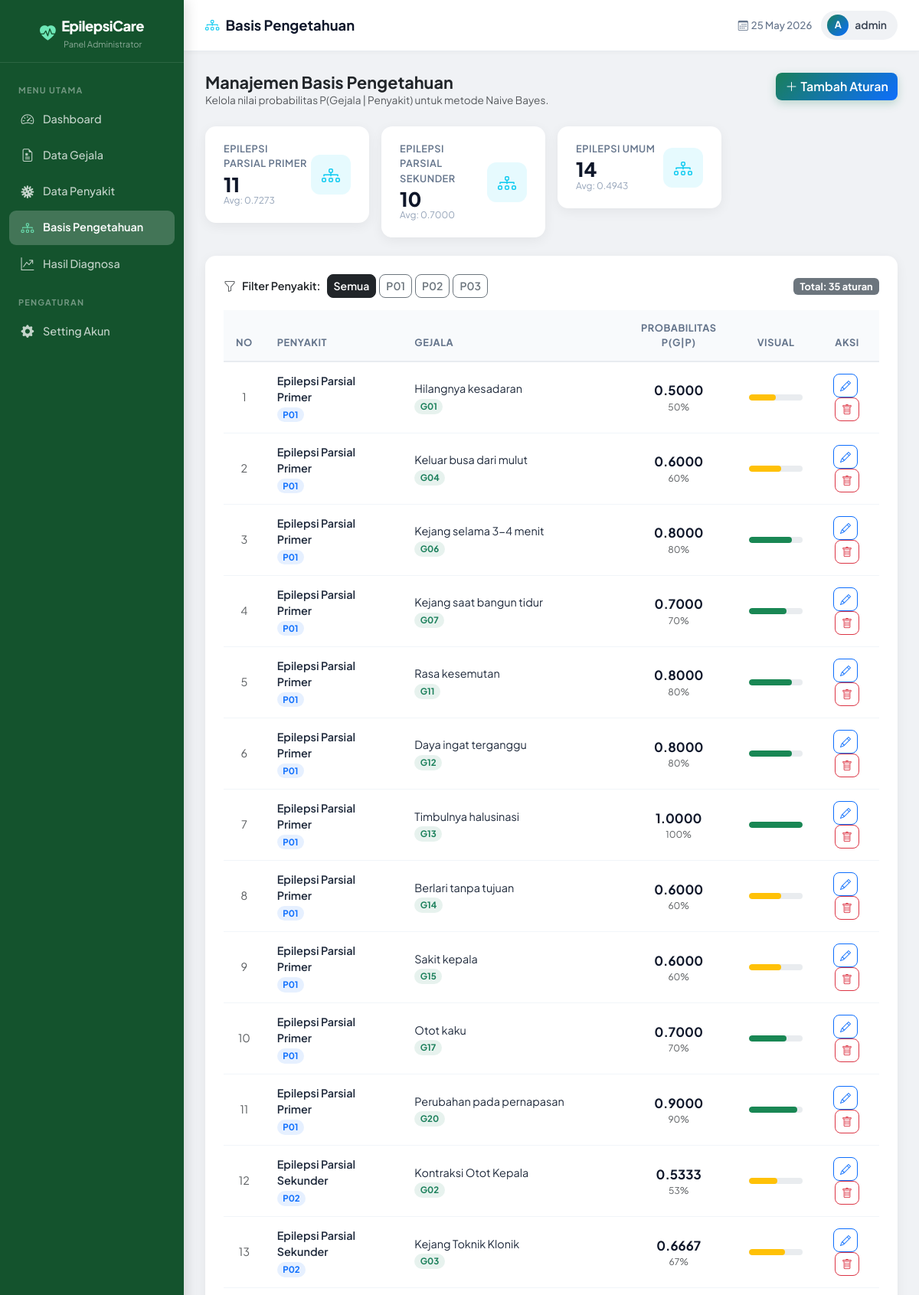
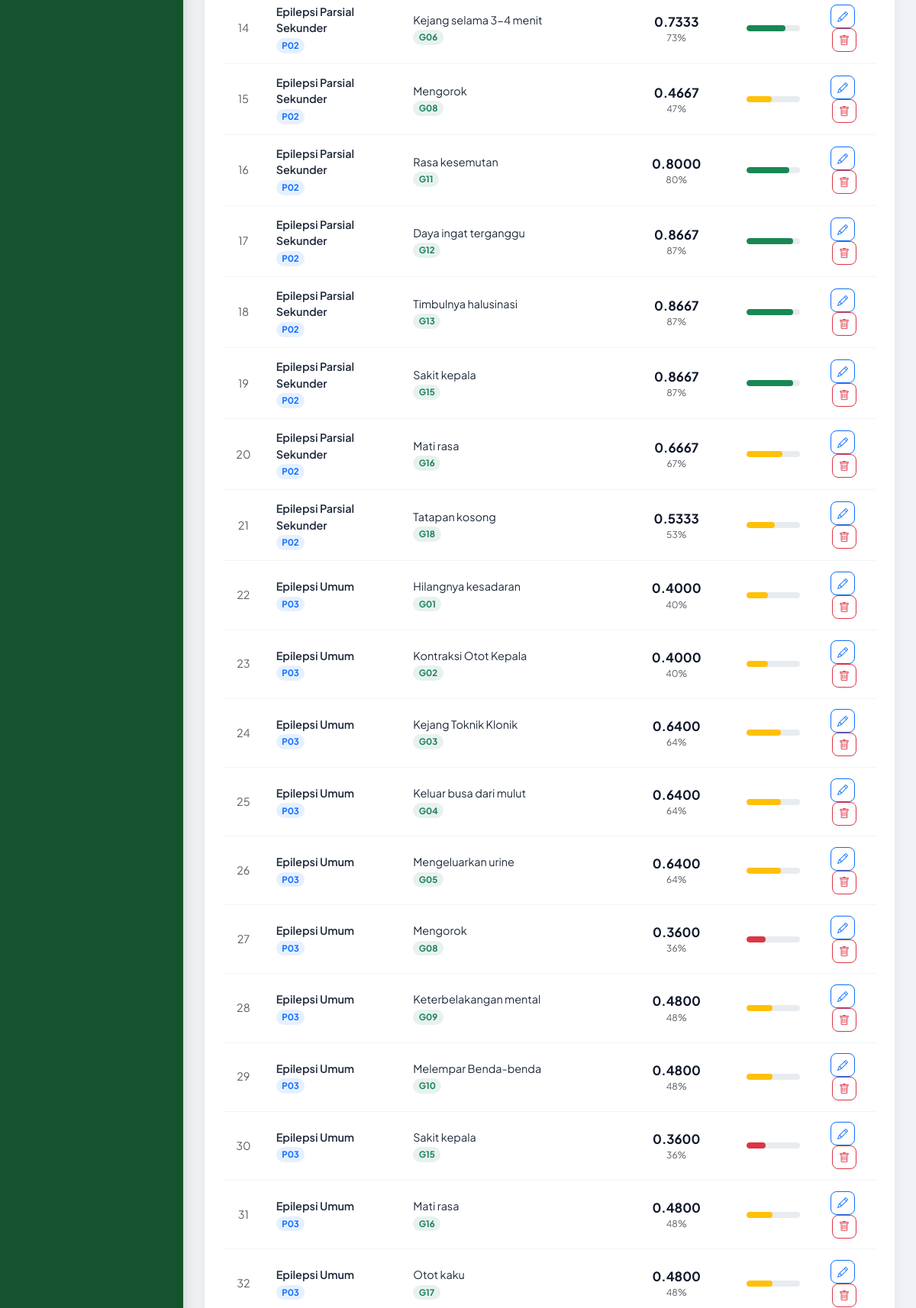
The app's page /admin_basis.php (signed in, upper part) with its own data (2 pictures, top to bottom).
### tables this page shows
CREATE TABLE `penyakit` (
  `kode_penyakit` varchar(10) NOT NULL,
  `nama_penyakit` varchar(100) NOT NULL,
  `keterangan` text,
  `solusi` text,
  `probabilitas_prior` float NOT NULL DEFAULT '0'
);

CREATE TABLE `basis_pengetahuan` (
  `id_basis` int NOT NULL,
  `kode_penyakit` varchar(10) DEFAULT NULL,
  `kode_gejala` varchar(10) DEFAULT NULL,
  `probabilitas` float DEFAULT NULL
);

CREATE TABLE `gejala` (
  `kode_gejala` varchar(10) NOT NULL,
  `nama_gejala` varchar(255) NOT NULL
);

### admin_basis.php (the view, shortened to what this page needs)
<?php
require 'koneksi.php';
$filter_penyakit = isset($_GET['filter_penyakit']) ? mysqli_real_escape_string($conn, $_GET['filter_penyakit']) : '';
$where = $filter_penyakit ? "WHERE b.kode_penyakit = '$filter_penyakit'" : "";
$query_basis = mysqli_query($conn, "
    SELECT b.*, p.nama_penyakit, g.nama_gejala
    FROM basis_pengetahuan b
    LEFT JOIN penyakit p ON b.kode_penyakit = p.kode_penyakit
    LEFT JOIN gejala g   ON b.kode_gejala   = g.kode_gejala
    $where
    ORDER BY b.kode_penyakit ASC, b.kode_gejala ASC
");
$query_summary = mysqli_query($conn, "
    SELECT kode_penyakit, COUNT(*) as total, AVG(probabilitas) as avg_prob
    FROM basis_pengetahuan
    GROUP BY kode_penyakit
");
$total_basis = mysqli_num_rows(mysqli_query($conn, "SELECT * FROM basis_pengetahuan"));
require 'layout/head_admin.php';
require 'layout/sidebar_admin.php';
?>
<div class="admin-main">
    <div class="admin-topbar">
        <h1 class="page-heading">
            <i class="bi bi-diagram-3 me-2 text-info"></i>Basis Pengetahuan
        </h1>
        <div class="topbar-right">
            <span class="date-chip"><i class="bi bi-calendar3 me-1"></i><?= date('d M Y') ?></span>
            <div class="user-chip">
                <div class="avatar"><?= strtoupper(substr($_SESSION['username'], 0, 1)) ?></div>
                <?= htmlspecialchars($_SESSION['username']) ?>
            </div>
        </div>
    </div>
    <div class="admin-content">
        <div class="d-flex justify-content-between align-items-start mb-4">
            <div>
                <h2 class="fw-bold mb-0" style="font-size:1.35rem;">Manajemen Basis Pengetahuan</h2>
                <p class="text-muted mb-0" style="font-size:0.85rem;">
                    Kelola nilai probabilitas P(Gejala | Penyakit) untuk metode Naive Bayes.
                </p>
            </div>
            <button type="button" class="btn btn-brand" data-bs-toggle="modal" data-bs-target="#modalTambah">
                <i class="bi bi-plus-lg me-1"></i>Tambah Aturan
            </button>
        </div>
        <?php
        $penyakit_list = [];
        $res_p = mysqli_query($conn, "SELECT * FROM penyakit ORDER BY kode_penyakit ASC");
        while ($rp = mysqli_fetch_assoc($res_p)) $penyakit_list[] = $rp;
        $summary_map = [];
        while ($s = mysqli_fetch_assoc($query_summary)) {
            $summary_map[$s['kode_penyakit']] = $s;
        }
        ?>
        <?php if (!empty($penyakit_list)): ?>
        <div class="row g-3 mb-4">
            <?php foreach ($penyakit_list as $p): ?>
            <div class="col-sm-6 col-xl-3">
                <a href="admin_basis.php?filter_penyakit=<?= $p['kode_penyakit'] ?>"
                   class="d-block text-decoration-none">
                    <div class="stat-card <?= $filter_penyakit === $p['kode_penyakit'] ? 'border border-2 border-primary' : '' ?>"
                         style="cursor:pointer;">
                        <div>
                            <div class="stat-label"><?= htmlspecialchars($p['nama_penyakit']) ?></div>
                            <div class="stat-value" style="font-size:1.6rem;">
                                <?= isset($summary_map[$p['kode_penyakit']]) ? $summary_map[$p['kode_penyakit']]['total'] : 0 ?>
                            </div>
                            <div style="font-size:0.75rem;color:#94a3b8;">
                                Avg: <?= isset($summary_map[$p['kode_penyakit']])
                                    ? number_format($summary_map[$p['kode_penyakit']]['avg_prob'], 4)
                                    : '—' ?>
                            </div>
                        </div>
                        <div class="stat-icon bg-info bg-opacity-10 text-info">
                            <i class="bi bi-diagram-3"></i>
                        </div>
                    </div>
                </a>
            </div>
            <?php endforeach; ?>
        </div>
        <?php endif; ?>
        <div class="card-admin p-4">
            <div class="d-flex align-items-center justify-content-between mb-3 gap-2 flex-wrap">
                <div class="d-flex align-items-center gap-2">
                    <i class="bi bi-funnel text-muted"></i>
                    <span class="fw-semibold" style="font-size:0.9rem;">Filter Penyakit:</span>
                    <div class="d-flex gap-1 flex-wrap">
                        <a href="admin_basis.php"
                           class="btn btn-sm <?= $filter_penyakit === '' ? 'btn-dark' : 'btn-outline-secondary' ?>">
                            Semua
                        </a>
                        <?php foreach ($penyakit_list as $p): ?>
                        <a href="admin_basis.php?filter_penyakit=<?= $p['kode_penyakit'] ?>"
                           class="btn btn-sm <?= $filter_penyakit === $p['kode_penyakit'] ? 'btn-primary' : 'btn-outline-secondary' ?>">
                            <?= $p['kode_penyakit'] ?>
                        </a>
                        <?php endforeach; ?>
                    </div>
                </div>
                <span class="badge bg-secondary" style="font-size:0.8rem;">
                    Total: <?= $total_basis ?> aturan
                </span>
            </div>
            <div class="table-responsive">
                <table class="table table-hover align-middle mb-0">
                    <thead>
                        <tr>
                            <th class="text-center" style="width:5%;">No</th>
                            <th style="width:22%;">Penyakit</th>
                            <th style="width:35%;">Gejala</th>
                            <th class="text-center" style="width:18%;">Probabilitas P(G|P)</th>
                            <th class="text-center" style="width:10%;">Visual</th>
                            <th class="text-center" style="width:10%;">Aksi</th>
                        </tr>
                    </thead>
                    <tbody>
                        <?php
                        $no = 1;
                        if (mysqli_num_rows($query_basis) > 0):
                            while ($row = mysqli_fetch_assoc($query_basis)):
                                $pct = min(100, round($row['probabilitas'] * 100));
                                $color = $pct >= 70 ? 'success' : ($pct >= 40 ? 'warning' : 'danger');
                        ?>
                        <tr>
                            <td class="text-center text-muted"><?= $no++ ?></td>
                            <td>
                                <div class="fw-semibold" style="font-size:0.9rem;">
                                    <?= htmlspecialchars($row['nama_penyakit'] ?? $row['kode_penyakit']) ?>
                                </div>
                                <span class="badge rounded-pill"
                                      style="background:rgba(13,110,253,0.1);color:#0d6efd;font-size:0.72rem;">
                                    <?= $row['kode_penyakit'] ?>
                                </span>
                            </td>
                            <td>
                                <div style="font-size:0.9rem;">
                                    <?= htmlspecialchars($row['nama_gejala'] ?? $row['kode_gejala']) ?>
                                </div>
                                <span class="badge rounded-pill"
                                      style="background:rgba(26,127,90,0.1);color:var(--brand-primary);font-size:0.72rem;">
                                    <?= $row['kode_gejala'] ?>
                                </span>
                            </td>
                            <td class="text-center">
                                <span class="fw-bold" style="font-size:1.05rem;color:#0f172a;">
                                    <?= number_format($row['probabilitas'], 4) ?>
                                </span>
                                <div class="text-muted" style="font-size:0.75rem;"><?= $pct ?>%</div>
                            </td>
                            <td class="text-center">
                                <div class="progress" style="height:8px;border-radius:4px;min-width:70px;">
                                    <div class="progress-bar bg-<?= $color ?>"
                                         style="width:<?= $pct ?>%;border-radius:4px;"></div>
                                </div>
                            </td>
                            <td class="text-center">
                                <button class="btn btn-sm btn-outline-primary me-1"
                                        data-bs-toggle="modal"
                                        data-bs-target="#modalEdit<?= $row['id_basis'] ?>"
                                        title="Edit Probabilitas">
                                    <i class="bi bi-pencil"></i>
                                </button>
                                <a href="admin_basis.php?hapus=<?= $row['id_basis'] ?><?= $filter_penyakit ? '&filter_penyakit=' . $filter_penyakit : '' ?>"
                                   class="btn btn-sm btn-outline-danger"
                                   onclick="return confirm('Yakin ingin menghapus aturan ini?')"
                                   title="Hapus">
                                    <i class="bi bi-trash"></i>
                                </a>
                            </td>
                        </tr>
                        <?php endwhile; endif; ?>
                    </tbody>
                </table>
            </div>
        </div>
    </div>
</div>
</div>
</body>
</html>

### assets/style.css (style rules this page uses)
:root { --brand-primary: #1a7f5a; --brand-secondary: #0d6efd; --brand-gradient: linear-gradient(135deg, #1a7f5a 0%, #0d6efd 100%); --sidebar-bg: #14532d; --sidebar-hover: rgba(255,255,255,0.12); --sidebar-active: rgba(255,255,255,0.20); --bg-admin: #f0f2f5; --bg-public: #f4f8fb; --card-radius: 14px; --card-shadow: 0 4px 16px rgba(0,0,0,0.06); --card-shadow-md: 0 8px 24px rgba(0,0,0,0.10); --sidebar-width: 240px; --font-main: 'Plus Jakarta Sans', 'Segoe UI', sans-serif; --transition: all 0.22s ease; }
*, *::before, *::after { box-sizing: border-box; }
body { font-family: var(--font-main); margin: 0; padding: 0; -webkit-font-smoothing: antialiased; }
body.admin-page { background-color: var(--bg-admin); }
.admin-main { flex: 1; margin-left: var(--sidebar-width); display: flex; flex-direction: column; min-height: 100vh; }
.admin-topbar { background: #fff; border-bottom: 1px solid #e8ecf0; padding: 0.875rem 1.75rem; display: flex; align-items: center; justify-content: space-between; position: sticky; top: 0; z-index: 90; box-shadow: 0 1px 6px rgba(0,0,0,0.04); }
.admin-topbar .page-heading { font-size: 1.15rem; font-weight: 700; color: #0f172a; margin: 0; }
.admin-topbar .topbar-right { display: flex; align-items: center; gap: 12px; }
.admin-topbar .user-chip { display: flex; align-items: center; gap: 8px; background: #f0f2f5; border-radius: 20px; padding: 5px 14px 5px 8px; font-size: 0.87rem; font-weight: 600; color: #374151; }
.admin-topbar .user-chip .avatar { width: 28px; height: 28px; background: var(--brand-gradient); border-radius: 50%; display: flex; align-items: center; justify-content: center; color: #fff; font-size: 0.8rem; font-weight: 700; }
.admin-topbar .date-chip { font-size: 0.82rem; color: #64748b; font-weight: 500; }
.admin-content { flex: 1; padding: 1.75rem; }
.card-admin { border: none; border-radius: var(--card-radius); box-shadow: var(--card-shadow); background: #fff; }
.stat-card { border: none; border-radius: var(--card-radius); box-shadow: var(--card-shadow); background: #fff; padding: 1.25rem 1.5rem; display: flex; align-items: center; justify-content: space-between; transition: var(--transition); }
.stat-card .stat-label { font-size: 0.8rem; font-weight: 600; color: #64748b; text-transform: uppercase; letter-spacing: 0.5px; margin-bottom: 4px; }
.stat-card .stat-value { font-size: 2rem; font-weight: 800; color: #0f172a; line-height: 1; }
.stat-card .stat-icon { width: 52px; height: 52px; border-radius: 12px; display: flex; align-items: center; justify-content: center; font-size: 1.5rem; flex-shrink: 0; }
.table { font-size: 0.9rem; }
.table thead th { font-weight: 700; font-size: 0.8rem; text-transform: uppercase; letter-spacing: 0.5px; color: #64748b; background: #f8fafc; border-bottom: 2px solid #e8ecf0; padding: 0.85rem 1rem; }
.table tbody td { padding: 0.85rem 1rem; vertical-align: middle; color: #1e293b; border-bottom: 1px solid #f1f5f9; }
.btn { font-family: var(--font-main); font-weight: 600; border-radius: 8px; transition: var(--transition); }
.btn-brand { background: var(--brand-gradient); color: #fff; border: none; box-shadow: 0 4px 12px rgba(26,127,90,0.25); }

### records on screen
penyakit: nama_penyakit "EPILEPSI PARSIAL PRIMER", total "11", avg_prob "0.7273", kode_penyakit "P01"
penyakit: nama_penyakit "EPILEPSI PARSIAL SEKUNDER", total "10", avg_prob "0.7000", kode_penyakit "P02"
penyakit: nama_penyakit "EPILEPSI UMUM", total "14", avg_prob "0.4943", kode_penyakit "P03"
basis_pengetahuan: kode_penyakit.nama_penyakit "Epilepsi Parsial Primer", kode_penyakit "P01", kode_gejala.nama_gejala "Hilangnya kesadaran", kode_gejala "G01", probabilitas "0.5000", probabilitas "50"
basis_pengetahuan: kode_penyakit.nama_penyakit "Epilepsi Parsial Primer", kode_penyakit "P01", kode_gejala.nama_gejala "Keluar busa dari mulut", kode_gejala "G04", probabilitas "0.6000", probabilitas "60"
basis_pengetahuan: kode_penyakit.nama_penyakit "Epilepsi Parsial Primer", kode_penyakit "P01", kode_gejala.nama_gejala "Kejang selama 3-4 menit", kode_gejala "G06", probabilitas "0.8000", probabilitas "80"
basis_pengetahuan: kode_penyakit.nama_penyakit "Epilepsi Parsial Primer", kode_penyakit "P01", kode_gejala.nama_gejala "Kejang saat bangun tidur", kode_gejala "G07", probabilitas "0.7000", probabilitas "70"
basis_pengetahuan: kode_penyakit.nama_penyakit "Epilepsi Parsial Primer", kode_penyakit "P01", kode_gejala.nama_gejala "Rasa kesemutan", kode_gejala "G11", probabilitas "0.8000", probabilitas "80"
basis_pengetahuan: kode_penyakit.nama_penyakit "Epilepsi Parsial Primer", kode_penyakit "P01", kode_gejala.nama_gejala "Daya ingat terganggu", kode_gejala "G12", probabilitas "0.8000", probabilitas "80"
basis_pengetahuan: kode_penyakit.nama_penyakit "Epilepsi Parsial Primer", kode_penyakit "P01", kode_gejala.nama_gejala "Timbulnya halusinasi", kode_gejala "G13", probabilitas "1.0000", probabilitas "100"
basis_pengetahuan: kode_penyakit.nama_penyakit "Epilepsi Parsial Primer", kode_penyakit "P01", kode_gejala.nama_gejala "Berlari tanpa tujuan", kode_gejala "G14", probabilitas "0.6000", probabilitas "60"
basis_pengetahuan: kode_penyakit.nama_penyakit "Epilepsi Parsial Primer", kode_penyakit "P01", kode_gejala.nama_gejala "Sakit kepala", kode_gejala "G15", probabilitas "0.6000", probabilitas "60"
basis_pengetahuan: kode_penyakit.nama_penyakit "Epilepsi Parsial Primer", kode_penyakit "P01", kode_gejala.nama_gejala "Otot kaku", kode_gejala "G17", probabilitas "0.7000", probabilitas "70"
basis_pengetahuan: kode_penyakit.nama_penyakit "Epilepsi Parsial Primer", kode_penyakit "P01", kode_gejala.nama_gejala "Perubahan pada pernapasan", kode_gejala "G20", probabilitas "0.9000", probabilitas "90"
basis_pengetahuan: kode_penyakit.nama_penyakit "Epilepsi Parsial Sekunder", kode_penyakit "P02", kode_gejala.nama_gejala "Kontraksi Otot Kepala", kode_gejala "G02", probabilitas "0.5333", probabilitas "53"
basis_pengetahuan: kode_penyakit.nama_penyakit "Epilepsi Parsial Sekunder", kode_penyakit "P02", kode_gejala.nama_gejala "Kejang Toknik Klonik", kode_gejala "G03", probabilitas "0.6667", probabilitas "67"
basis_pengetahuan: kode_penyakit.nama_penyakit "Epilepsi Parsial Sekunder", kode_penyakit "P02", kode_gejala.nama_gejala "Kejang selama 3-4 menit", kode_gejala "G06", probabilitas "0.7333", probabilitas "73"
basis_pengetahuan: kode_penyakit.nama_penyakit "Epilepsi Parsial Sekunder", kode_penyakit "P02", kode_gejala.nama_gejala "Mengorok", kode_gejala "G08", probabilitas "0.4667", probabilitas "47"
basis_pengetahuan: kode_penyakit.nama_penyakit "Epilepsi Parsial Sekunder", kode_penyakit "P02", kode_gejala.nama_gejala "Rasa kesemutan", kode_gejala "G11", probabilitas "0.8000", probabilitas "80"
basis_pengetahuan: kode_penyakit.nama_penyakit "Epilepsi Parsial Sekunder", kode_penyakit "P02", kode_gejala.nama_gejala "Daya ingat terganggu", kode_gejala "G12", probabilitas "0.8667", probabilitas "87"
basis_pengetahuan: kode_penyakit.nama_penyakit "Epilepsi Parsial Sekunder", kode_penyakit "P02", kode_gejala.nama_gejala "Timbulnya halusinasi", kode_gejala "G13", probabilitas "0.8667", probabilitas "87"
basis_pengetahuan: kode_penyakit.nama_penyakit "Epilepsi Parsial Sekunder", kode_penyakit "P02", kode_gejala.nama_gejala "Sakit kepala", kode_gejala "G15", probabilitas "0.8667", probabilitas "87"
basis_pengetahuan: kode_penyakit.nama_penyakit "Epilepsi Parsial Sekunder", kode_penyakit "P02", kode_gejala.nama_gejala "Mati rasa", kode_gejala "G16", probabilitas "0.6667", probabilitas "67"
basis_pengetahuan: kode_penyakit.nama_penyakit "Epilepsi Parsial Sekunder", kode_penyakit "P02", kode_gejala.nama_gejala "Tatapan kosong", kode_gejala "G18", probabilitas "0.5333", probabilitas "53"
basis_pengetahuan: kode_penyakit.nama_penyakit "Epilepsi Umum", kode_penyakit "P03", kode_gejala.nama_gejala "Hilangnya kesadaran", kode_gejala "G01", probabilitas "0.4000", probabilitas "40"
basis_pengetahuan: kode_penyakit.nama_penyakit "Epilepsi Umum", kode_penyakit "P03", kode_gejala.nama_gejala "Kontraksi Otot Kepala", kode_gejala "G02", probabilitas "0.4000", probabilitas "40"
basis_pengetahuan: kode_penyakit.nama_penyakit "Epilepsi Umum", kode_penyakit "P03", kode_gejala.nama_gejala "Kejang Toknik Klonik", kode_gejala "G03", probabilitas "0.6400", probabilitas "64"
basis_pengetahuan: kode_penyakit.nama_penyakit "Epilepsi Umum", kode_penyakit "P03", kode_gejala.nama_gejala "Keluar busa dari mulut", kode_gejala "G04", probabilitas "0.6400", probabilitas "64"
basis_pengetahuan: kode_penyakit.nama_penyakit "Epilepsi Umum", kode_penyakit "P03", kode_gejala.nama_gejala "Mengeluarkan urine", kode_gejala "G05", probabilitas "0.6400", probabilitas "64"
basis_pengetahuan: kode_penyakit.nama_penyakit "Epilepsi Umum", kode_penyakit "P03", kode_gejala.nama_gejala "Mengorok", kode_gejala "G08", probabilitas "0.3600", probabilitas "36"
basis_pengetahuan: kode_penyakit.nama_penyakit "Epilepsi Umum", kode_penyakit "P03", kode_gejala.nama_gejala "Keterbelakangan mental", kode_gejala "G09", probabilitas "0.4800", probabilitas "48"
basis_pengetahuan: kode_penyakit.nama_penyakit "Epilepsi Umum", kode_penyakit "P03", kode_gejala.nama_gejala "Melempar Benda-benda", kode_gejala "G10", probabilitas "0.4800", probabilitas "48"
basis_pengetahuan: kode_penyakit.nama_penyakit "Epilepsi Umum", kode_penyakit "P03", kode_gejala.nama_gejala "Sakit kepala", kode_gejala "G15", probabilitas "0.3600", probabilitas "36"
basis_pengetahuan: kode_penyakit.nama_penyakit "Epilepsi Umum", kode_penyakit "P03", kode_gejala.nama_gejala "Mati rasa", kode_gejala "G16", probabilitas "0.4800", probabilitas "48"
basis_pengetahuan: kode_penyakit.nama_penyakit "Epilepsi Umum", kode_penyakit "P03", kode_gejala.nama_gejala "Otot kaku", kode_gejala "G17", probabilitas "0.4800", probabilitas "48"

### other values on screen
$item['label'] "Dashboard"
$item['label'] "Data Gejala"
$item['label'] "Data Penyakit"
$item['label'] "Basis Pengetahuan"
$item['label'] "Hasil Diagnosa"
substr($_SESSION['username'], 0, 1) "A"
$_SESSION['username'] "admin"
$total_basis "35"
